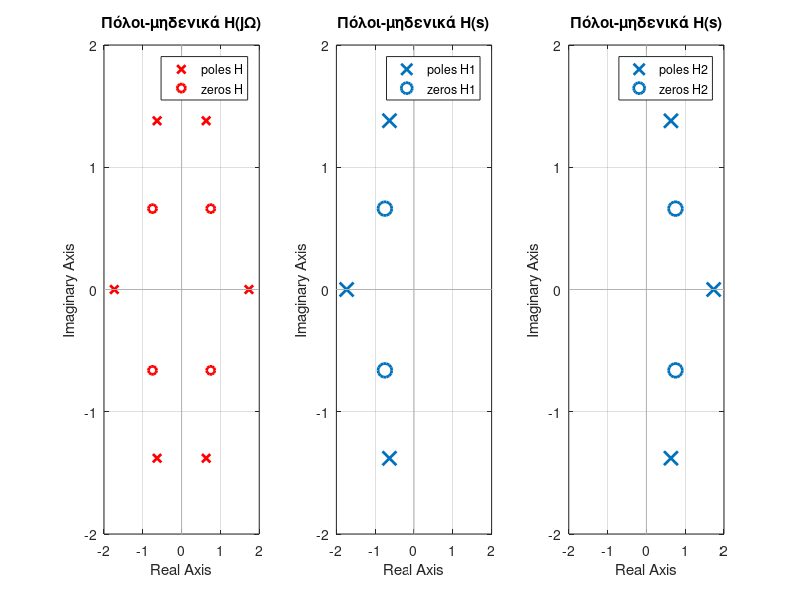

The MATLAB source for this figure:
% Example 13.10
 
% Υπολογισμός H(s) =  (2s^2 + 3s + 2) / ( 2s^3 + 6s^2 + 9s + 8)
b1 = [2 3 2]; a1 = [2 6 9 8]; 
H1 = tf(b1,a1), zeros1 = zero(H1), poles1 = pole(H1)

% Υπολογισμός H(s) = (2s^2  3s + 2) / (2s^3 + 6s^2  9s + 8)
b2 = [2 -3 2]; a2 = [-2 6 -9 8]; 
H2 = tf(b2,a2), zeros2 = zero(H2), poles2 = pole(H2)

% Υπολογισμός |H(Ω)|^2 = H(s) * H(s)
H = H1 * H2, zeros = zero(H), poles = pole(H)
subplot(131);pzmap(H,'r'); title('Πόλοι-μηδενικά H(jΩ)');axis([-2 2 -2 2]);
subplot(132);pzmap(H1);title('Πόλοι-μηδενικά H(s)'); axis([-2 2 -2 2]);
subplot(133);pzmap(H2);title('Πόλοι-μηδενικά H(s)'); axis([-2 2 -2 2]);
